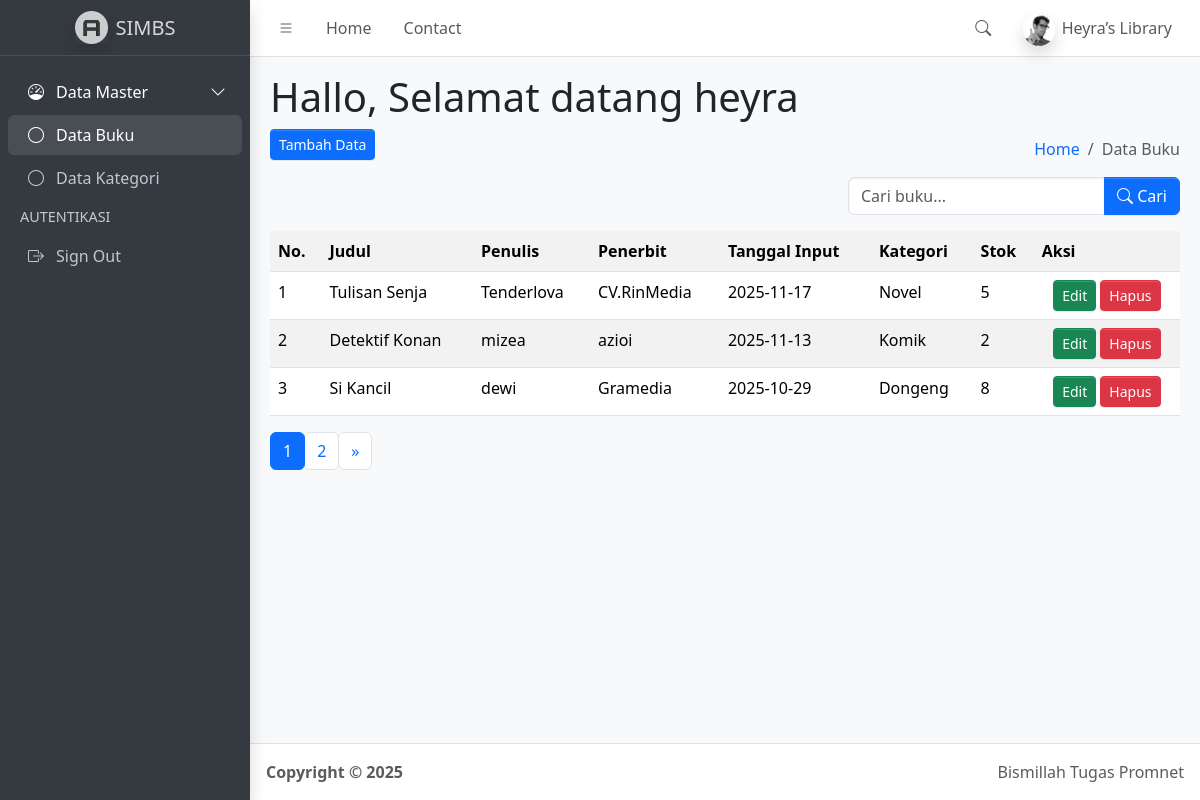
The page /index.php (signed in) on the database its author committed.
### tables this page shows
CREATE TABLE `buku` (
  `id_buku` int(11) NOT NULL,
  `judul` varchar(100) NOT NULL,
  `penulis` varchar(100) NOT NULL,
  `penerbit` varchar(100) NOT NULL,
  `tanggal_input` date NOT NULL,
  `id_kategori` int(11) DEFAULT NULL,
  `stok` int(11) NOT NULL DEFAULT 0
);

CREATE TABLE `kategori` (
  `id_kategori` int(11) NOT NULL,
  `kategori` varchar(100) NOT NULL,
  `tanggal_input` date DEFAULT curdate()
);

### function.php (called while the page is built, shortened)
<?php
$conn = mysqli_connect("localhost", "root", "", "simbs");
function query($query)
{
    global $conn;
    $result = mysqli_query($conn, $query);
    $rows = [];
    while ($row = mysqli_fetch_assoc($result)) {
        $rows[] = $row;
    }
    return $rows;
}
?>

### index.php (the view, shortened to what this page needs)
<?php
require("function.php");
$jumlahDataPerHalaman = 3;
$jumlahData = count(query("
    SELECT buku.*, kategori.kategori
    FROM buku
    JOIN kategori ON buku.id_kategori = kategori.id_kategori
"));
$jumlahHalaman = ceil($jumlahData / $jumlahDataPerHalaman);
$halamanAktif = (isset($_GET["halaman"])) ? $_GET["halaman"] : 1;
$awalData = ($jumlahDataPerHalaman * $halamanAktif) - $jumlahDataPerHalaman;
$buku = query("
    SELECT buku.*, kategori.kategori
    FROM buku
    JOIN kategori ON buku.id_kategori = kategori.id_kategori
    ORDER BY buku.tanggal_input DESC
    LIMIT $awalData, $jumlahDataPerHalaman
");
?>
<!doctype html>
<html lang="en">
<head>
  <link rel="stylesheet" href="https://cdn.jsdelivr.net/npm/@fontsource/source-sans-3@5.0.12/index.css"
 media="print"
    onload="this.media='all'" />
  <link rel="stylesheet" href="https://cdn.jsdelivr.net/npm/overlayscrollbars@2.11.0/styles/overlayscrollbars.min.css"
 />
  <link rel="stylesheet" href="https://cdn.jsdelivr.net/npm/bootstrap-icons@1.13.1/font/bootstrap-icons.min.css"
 />
  <link rel="stylesheet" href="dist/css/adminlte.min.css" />
  <link rel="stylesheet" href="https://cdn.jsdelivr.net/npm/apexcharts@3.37.1/dist/apexcharts.css"
 />
  <link rel="stylesheet" href="https://cdn.jsdelivr.net/npm/jsvectormap@1.5.3/dist/css/jsvectormap.min.css"
 />
</head>
<body class="layout-fixed sidebar-expand-lg bg-body-tertiary">
  <div class="app-wrapper">
    <nav class="app-header navbar navbar-expand bg-body">
      <div class="container-fluid">
        <ul class="navbar-nav">
          <li class="nav-item">
            <a class="nav-link" data-lte-toggle="sidebar" href="#" role="button">
              <i class="bi bi-list"></i>
            </a>
          </li>
          <li class="nav-item d-none d-md-block">
            <a href="#" class="nav-link">Home</a>
          </li>
          <li class="nav-item d-none d-md-block">
            <a href="#" class="nav-link">Contact</a>
          </li>
        </ul>
        <ul class="navbar-nav ms-auto">
          <li class="nav-item">
            <a class="nav-link" data-widget="navbar-search" href="#" role="button">
              <i class="bi bi-search"></i>
            </a>
          </li>
          <li class="nav-item dropdown user-menu">
            <a href="#" class="nav-link dropdown-toggle" data-bs-toggle="dropdown">
              <img src="dist/assets/img/user2-160x160.jpg" class="user-image rounded-circle shadow" alt="User Image" />
              <span class="d-none d-md-inline">Heyra’s Library</span>
            </a>
          </li>
        </ul>
      </div>
    </nav>
    <aside class="app-sidebar bg-body-secondary shadow" data-bs-theme="dark">
      <div class="sidebar-brand">
        <a href="index.php" class="brand-link">
          <img src="dist/assets/img/AdminLTELogo.png" alt="AdminLTE Logo" class="brand-image opacity-75 shadow" />
          <span class="brand-text fw-light">SIMBS</span>
        </a>
      </div>
      <div class="sidebar-wrapper">
        <nav class="mt-2">
          <ul class="nav sidebar-menu flex-column" data-lte-toggle="treeview" role="navigation"
            aria-label="Main navigation" data-accordion="false" id="navigation">
            <li class="nav-item menu-open">
              <a href="#" class="nav-link active">
                <i class="nav-icon bi bi-speedometer"></i>
                <p>
                  Data Master
                </p>
              </a>
              <ul class="nav nav-treeview">
                <li class="nav-item">
                  <a href="./index.html" class="nav-link active">
                    <i class="nav-icon bi bi-circle"></i>
                    <p>Data Buku</p>
                  </a>
                </li>
                <li class="nav-item">
                  <a href="index2.php" class="nav-link">
                    <i class="nav-icon bi bi-circle"></i>
                    <p>Data Kategori</p>
                  </a>
                </li>
              </ul>
            </li>
            <li class="nav-header">AUTENTIKASI</li>
            <li class="nav-item">
              <a href="logout.php" class="nav-link">
                <i class="nav-icon bi bi-box-arrow-right"></i>
                <p>Sign Out</p>
              </a>
            </li>
          </ul>
        </nav>
      </div>
    </aside>
    <main class="app-main">
      <div class="app-content-header">
        <div class="container-fluid">
          <div class="row">
              <h1>Hallo, Selamat datang <?php echo $_SESSION ["username"] ?></h1>
              <div class="col-sm-6">
                <a href="tambah_data.php">
                  <button class="btn-sm btn btn-primary">Tambah Data</button>
                </a>
              </div>
              <div class="col-sm-6 d-flex flex-column align-items-end">
                <ol class="breadcrumb">
                  <li class="breadcrumb-item"><a href="#">Home</a></li>
                  <li class="breadcrumb-item active" aria-current="page">Data Buku</li>
                </ol>
                <form class="mt-2" method="POST" action="">
                  <div class="input-group">
                    <input type="text" class="form-control" name="keyword" placeholder="Cari buku..." autocomplete="off">
                    <button class="btn btn-primary" type="submit" name="tombol_search">
                      <i class="bi bi-search"></i> Cari
                    </button>
                  </div>
              </form>
            </div>
          </div>
        </div>
      </div>
      <div class="app-content">
        <div class="container-fluid">
          <div class="row">
            <div class="col">
              <table class="table table-striped table-hover">
                <tr>
                  <th>No.</th>
                  <th>Judul</th>
                  <th>Penulis</th>
                  <th>Penerbit</th>
                  <th>Tanggal Input</th>
                  <th>Kategori</th>
                  <th>Stok</th>
                  <th>Aksi</th>
                </tr>
                <?php $no = 1; ?>
                <?php foreach ($buku as $data): ?>
                  <tr>
                    <td><?php echo $no; ?></td>
                    <td><?php echo $data['judul']; ?></td>
                    <td><?php echo $data['penulis']; ?></td>
                    <td><?php echo $data['penerbit']; ?></td>
                    <td><?php echo $data['tanggal_input']; ?></td>
                    <td><?php echo $data['kategori']; ?></td>
                    <td><?php echo $data['stok']; ?></td>
                    <td class="text-center">
                      <a href="ubah_dataB.php?id=<?= $data['id_buku']; ?>" class="btn btn-success btn-sm">Edit</a>
                      <a href="hapus_dataB.php?id=<?= $data['id_buku']; ?>" class="btn btn-danger btn-sm"
                        onclick="return confirm('Yakin ingin menghapus produk ini?')">Hapus</a>
                    </td>
                  </tr>
                  <?php $no++; ?>
                <?php endforeach; ?>
              </table>
                <nav aria-label="Page navigation example">
                    <ul class="pagination">
                        <?php for ($i = 1; $i <= $jumlahHalaman; $i++) : ?>
                            <?php if ($i == $halamanAktif) : ?>
                                <li class="page-item active">
                                    <a class="page-link" href="?halaman=<?= $i; ?>"><?= $i; ?></a>
                                </li>
                            <?php else : ?>
                                <li class="page-item">
                                    <a class="page-link" href="?halaman=<?= $i; ?>"><?= $i; ?></a>
                                </li>
                            <?php endif; ?>
                        <?php endfor; ?>
                        <?php if ($halamanAktif < $jumlahHalaman) : ?>
                            <li class="page-item">
                                <a class="page-link" href="?halaman=<?= $halamanAktif + 1; ?>">&raquo;</a>
                            </li>
                        <?php endif; ?>
                    </ul>
                </nav>
            </div>
          </div>
        </div>
      </div>
    </main>
    <footer class="app-footer">
      <div class="float-end d-none d-sm-inline">Bismillah Tugas Promnet</div>
      <strong>
        Copyright &copy; 2025&nbsp;
      </strong>
    </footer>
  </div>
</body>
</html>

### rows shown on the page
buku: judul "Tulisan Senja", penulis "Tenderlova", penerbit "CV.RinMedia", tanggal_input "2025-11-17", id_kategori.kategori "Novel", stok "5"
buku: judul "Detektif Konan", penulis "mizea", penerbit "azioi", tanggal_input "2025-11-13", id_kategori.kategori "Komik", stok "2"
buku: judul "Si Kancil", penulis "dewi", penerbit "Gramedia", tanggal_input "2025-10-29", id_kategori.kategori "Dongeng", stok "8"

### other values the page prints
$_SESSION ["username"] "heyra"
